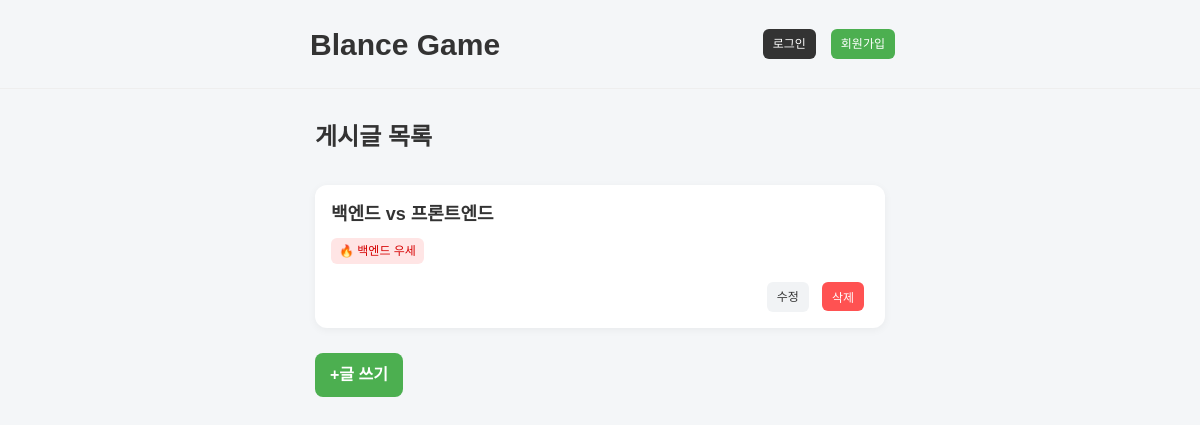
Before: / with the older database file.
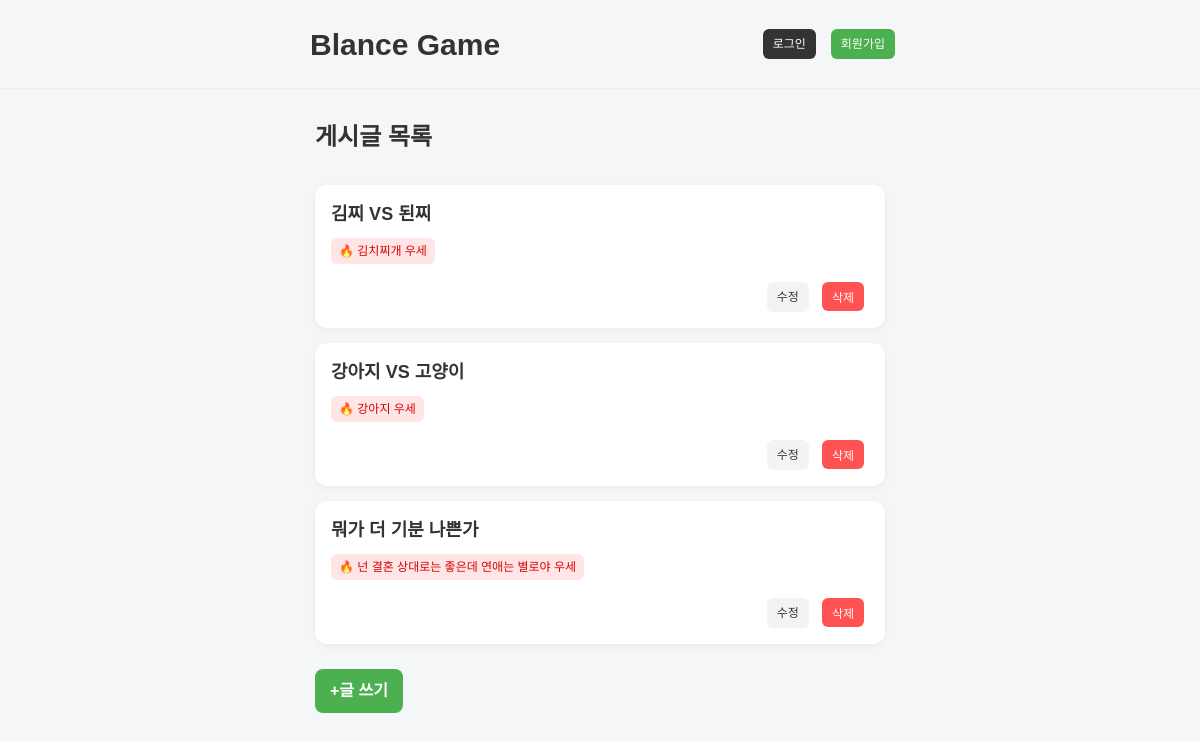
After: the same page with the newer database file.
### tables this page shows
CREATE TABLE posts (
        id INTEGER PRIMARY KEY AUTOINCREMENT,
        title TEXT,
        option_a TEXT,
        option_b TEXT,
        vote_a INTEGER DEFAULT 0,
        vote_b INTEGER DEFAULT 0,
        user_id INTEGER
    );

### app.py (the view)
@app.route("/")
def home():
    db = get_db()
    posts = db.execute("SELECT * FROM posts").fetchall()
    return render_template("index.html", posts=posts)

### db.py (called while the page is built)
def get_db():
    conn = sqlite3.connect("balance.db")
    conn.row_factory = sqlite3.Row
    return conn

### templates/index.html (shortened to what this page needs)
<!DOCTYPE html>
<html lang="en">
<head>
    <link rel="stylesheet" href="/static/reset.css">
    <link rel="stylesheet" href="/static/style.css">
</head>
<body>
    <header id="header">
    <h1 class="logo"><a href="/">Blance Game</a> </h1>
    <div class="util">
    {% if session.get('username')%}
        <span class="user">{{session['username']}}님</span>
        <a href="/logout" class="btn logout">로그아웃</a>
    {% else %}
        <a href="/login" class="btn">로그인</a>
        <a href="/register" class="btn primary">회원가입</a>
    {% endif %}
    </div>
    </header>
    <hr>
    <div class="container">
      <h2>게시글 목록</h2>
    {% for post in posts %}
        <div class="card" onclick="location.href='/post/{{post.id}}'">
            <div class="title">
                    {{ post["title"] }}
            </div>
                {% if post["vote_a"] > post["vote_b"] %}
                    <div class="badge">
                    🔥 {{ post["option_a"] }} 우세
                    </div>
                 {% elif post["vote_b"] > post["vote_a"] %}
                     <div class="badge">
                    🔥 {{ post["option_b"] }} 우세
                    </div>
                {% else %}
                    <div class="badge">
                    ⚖️ 동률
                    </div>
                {% endif %}
            <div class="actions">
            <a href="/edit/{{post['id']}}" class="btn edit" onclick="event.stopPropagaion()">수정</a>
            <form method="POST" action="/delete/{{post['id']}}" style="display:inline;" onclick="event.stopPropagaion()">
                <button type="submit" class="btn delete">삭제</button>
            </form>
            </div>
        </div>
    {%endfor%}
         <a href="/write" class="write-btn">
        +글 쓰기
        </a>
    </div>
</body>
</html>

### static/style.css (style rules this page uses)
body { background: #f4f6f8; }
#header { max-width: 600px; margin: 20px auto; display: flex; justify-content: space-between; align-items: center; }
#header .logo > a { font-weight: 700; font-size: 30px; color: #333; }
#header a { margin-left:10px; }
#header .util { display: flex; align-items: center; }
.container { max-width: 600px; margin: 30px auto; padding: 0 15px; }
.container h2 { margin-bottom: 30px; }
.card { background: white; border-radius: 12px; padding: 16px; margin-bottom: 15px; box-shadow: 0 2px 8px rgba(0,0,0,0.05); transition:all 0.2s ease; cursor: pointer; }
.title { font-size: 18px; font-weight: 700; }
.badge { display: inline-block; padding: 4px 8px; border-radius: 6px; font-size: 12px; background: #ffe5e5; color: #d60000; margin-bottom: 8px; margin-top: 10px; }
.btn { display: inline-block; padding: 6px 10px; border-radius: 6px; background: #333; color: #fff; font-size: 12px; margin-right: 5px; }
.btn.primary { background: #4caf50; color: #fff; }
.write-btn { display: inline-block; width: fit-content; margin: 10px auto; padding: 10px 15px; background: #4caf50; color: #fff; border-radius: 8px; font-weight: 600; }
.actions { display: flex; justify-content: flex-end; gap: 8px; margin-top: 10px; }
.btn.edit { background: #f1f3f5; color: #333; }
.btn.delete { background: #ff5252; color: #fff; }
hr { margin: 15px 0; border: 0; border-top: 1px solid #eee; }

Changed rows visible on the page:
removed posts: title "백엔드 vs 프론트엔드", option_a "백엔드"
added posts: title "김찌 VS 된찌", option_a "김치찌개"
added posts: title "강아지 VS 고양이", option_a "강아지"
added posts: title "뭐가 더 기분 나쁜가", option_a "넌 결혼 상대로는 좋은데 연애는 별로야"
